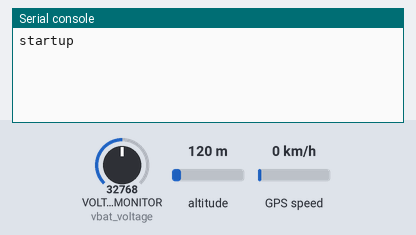
Bench run of a program on a simulated CircuitPython board. On the bench: the last lines printed to the serial console. The test bench sets the inputs (shaded band); at power-on: altitude 120 m, GPS speed 0 km/h, VOLTAGE_MONITOR (vbat_voltage) = 32768 (analog values on the 0–65535 scale). The GPS gets a fix after 3 s at 37.7749, -122.4194 with 8 satellites; no radio messages arrive unless stated (any console line starting 'radio sent:' is added by the test bench).

Above: at 1.2 s.
1.3 s: altitude set to 20 m
At 3.3 s:
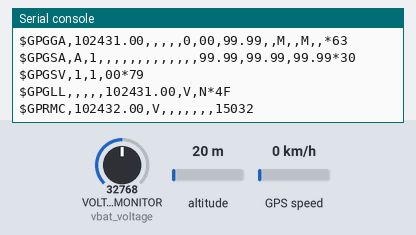
4.0 s: GPS speed set to 2 km/h
At 6.3 s:
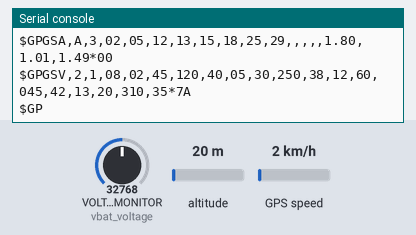
6.5 s: altitude set to 0 m
At 7.9 s:
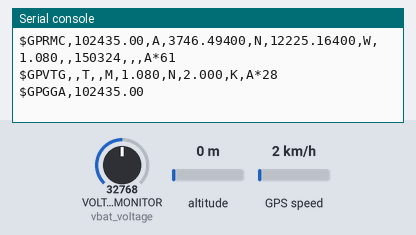
8.1 s: GPS speed set to 30 km/h
At 9.0 s:
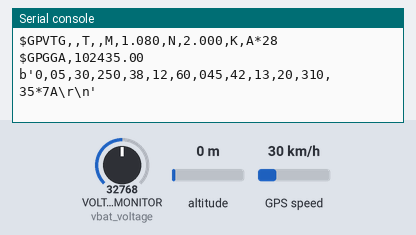
12.0 s: altitude set to 250 m
At 13.0 s:
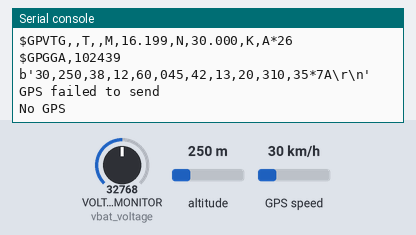
14.5 s: GPS speed set to 90 km/h
At 15.0 s:
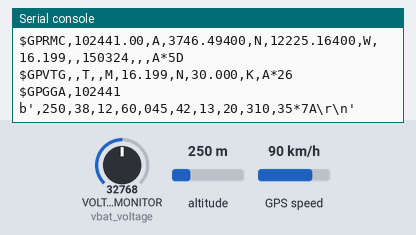
Timing chart, 0 to 17.5 s (numbered marks = the images above; inputs shaded):
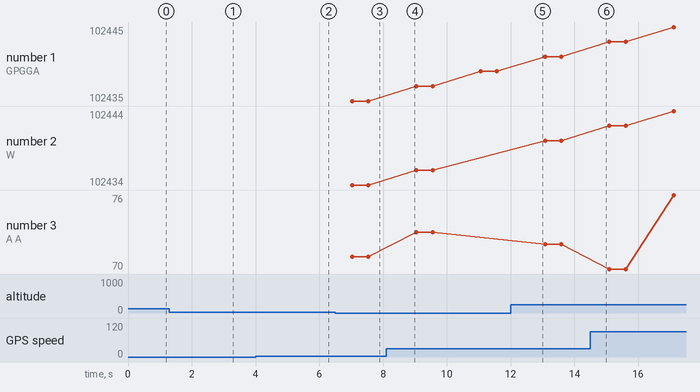

Measured:
- after the input at 6.5 s, the serial console: prints a new line at once (image 3)
- after the input at 8.1 s, the serial console: prints a new line after 0.44 s (image 4)
- after the input at 12.0 s, the serial console: prints a new line after 0.57 s (image 5)

The program:

HABET_Customer_Payload_Code_.py
```python
# HABET Customer Payload CircuitPython Script
# Recieves GPS data and transmits it via LoRa radio module
# Utilizes Adafruit Feather M4 Express, Ultimate GPS FeatherWing, RFM95W 433 MHz FeatherWing
# Last updated 9/2/2020 by Austin Trask

import time
import board
import busio
import digitalio
import analogio
import adafruit_rfm9x

# Device ID
FEATHER_ID = b'1'

print("startup")

# For monitoring battery voltage
vbat_voltage = analogio.AnalogIn(board.VOLTAGE_MONITOR)

# Define CS pin for RFM95W LoRa
CS = digitalio.DigitalInOut(board.D10)

# Initialize SPI bus for RFM95W LoRa
spi = busio.SPI(board.SCK, MOSI=board.MOSI, MISO=board.MISO)

# Define radio frequency
RADIO_FREQ_MHZ = 433.0

# Define RESET pin
RESET = digitalio.DigitalInOut(board.D11)

# Initialize LoRa Radio
rfm9x = adafruit_rfm9x.RFM9x(spi, CS, RESET, RADIO_FREQ_MHZ)

# Set transmit power (to maximum)
rfm9x.tx_power = 23

# Define RX and TX pins for the GPS
RX = board.RX
TX = board.TX

# Set the UART serial connection for the GPS module
uart = busio.UART(TX, RX, baudrate=9600, timeout=1)

# Payload 1 UART
uartPayload1= busio.UART(board.A2, board.A3, baudrate=9600, timeout=30)

# Payload 2 UART
uartPayload2 = busio.UART(board.A4, board.A5, baudrate=9600, timeout=30)

# Define the send message function
def sendGPS(message):
    try:
        # Measures battery voltage and formats it to transmit
        battery_voltage = get_voltage(vbat_voltage)
        v = "{:.2f}".format(battery_voltage)
        rfm9x.send(FEATHER_ID+b','+message+',v,'+v)
    except:
        print("GPS failed to send")

def sendData(message):
    try:
        rfm9x.send(FEATHER_ID+b','+message)
    except:
        print("Message failed to send")

# Define the get voltage function
def get_voltage(pin):
    return (pin.value * 3.3) / 65536 * 2

current = time.monotonic()
old = current
newGPS = False

while True:
    current = time.monotonic()

    # Checks for new GPS data
    if uart.in_waiting > 0:
        gps_string = uart.readline()
        print(gps_string)
        if "GPGGA" in gps_string:
            gps_str = str(gps_string)
            newGPS = True

    # Sends GPS data every 5 seconds (or 5 times whatever your later sleep value is)
    if current-old>5:
        old = current
        if newGPS:
            print(gps_str)
            sendGPS(gps_str)
            newGPS = False
        else:
            # Message for if there is no GPS
            sendGPS("No GPS")
            print("No GPS")

    #Gets data from payload #1
    data1 = None
    uartPayload1.write("Ready")
    reccount = 0
    while data1 is None and reccount < 10:
        data1 = uartPayload1.read(241)
        sendstr1 = 'P1Dat,'+''.join([chr(b) for b in data1])
        time.sleep(.5)
        reccount = reccount + 1
    if data1 is None:
        sendData('No Payload 1 Data')
        print('No Payload 1 Data')
    else:
        sendData(sendstr1)
        print(sendstr1)

    #Gets data from payload #2
    data2 = None
    uartPayload2.write("Ready")
    reccount = 0
    while data2 is None and reccount < 10:
        data2 = uartPayload1.read(241)
        sendstr2 = 'P2Dat,'+''.join([chr(b) for b in data1])
        time.sleep(.5)
        reccount = reccount + 1
    if data2 is None:
        sendData('No Payload 2 Data')
        print('No Payload 2 Data')
    else:
        sendData(sendstr2)
        print(sendstr2)

    # Pauses for 1 second before restaring the cycle
    time.sleep(1)
```
